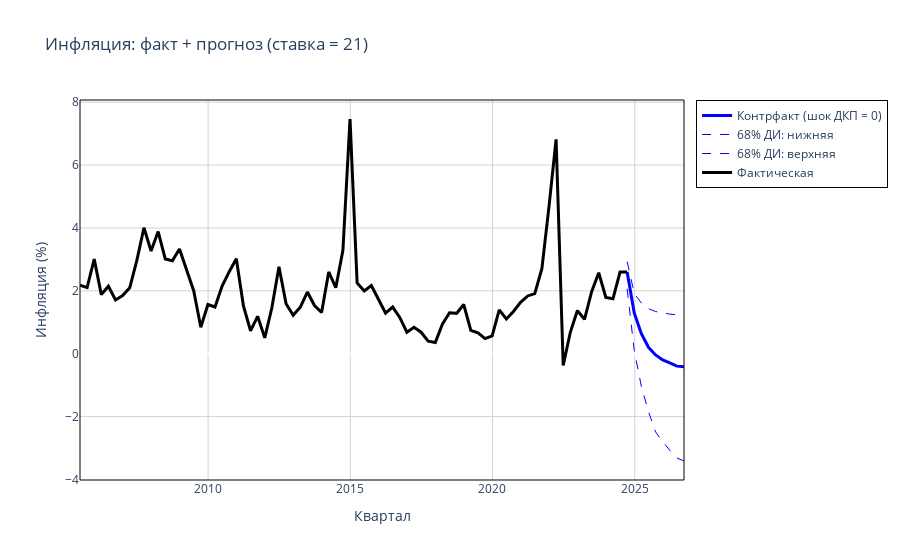

Source (notebook cell):
### Markdown cell above
## 1) Cтавка = 21 с 2025Q1, все шоки = 0, кроме MP

### Code cell
CF_FORECAST = np.zeros((T_FORECAST, N_ITER, N_VARS))  # [86 x 1000 x 4] - основная матрица прогноза
CF_EPS_MP_FORECAST = np.zeros((N_ITER, T_FORECAST))

# Расширим матрицу Xmat экзогенными переменными на прогнозный период: [86 x 10]
X_MAT_FORECAST = np.zeros((T_FORECAST, N_REG))
X_MAT_FORECAST[:T, :] = X_MAT

for i in range(N_ITER):
    # Восстанавливаем коэффициенты VAR
    B_p, B_y, B_i, B_b = unpack_parameters(beta_i=BETA[:, i])
    
    A0inv_full = np.vstack([A0INV_P[i, :], A0INV_Y[i, :], A0INV_I[i, :],  A0INV_B[i, :]])
    
    shocks_as = SHOCKS_AS[i, :]
    shocks_ad = SHOCKS_PRIVATED_AD[i, :]
    shocks_mp = SHOCKS_MP[i, :]
    shocks_fp = SHOCKS_FP[i, :]

    # 1. Историческая часть (t = 1:78)
    Y_temp = np.zeros((T_FORECAST, N_VARS))  
    
    for t in range(T):
        x_t = X_MAT_FORECAST[t, :]
        eps_t = np.vstack([shocks_as[t], shocks_ad[t], shocks_mp[t], shocks_fp[t]])
        
        Y_temp[t, P] = (B_p.T @ x_t + A0inv_full[P, :] @ eps_t).item()
        Y_temp[t, Y] = (B_y.T @ x_t + A0inv_full[Y, :] @ eps_t).item()
        Y_temp[t, I] = (B_i.T @ x_t + A0inv_full[I, :] @ eps_t).item()
        Y_temp[t, B] = (B_b.T @ x_t + A0inv_full[B, :] @ eps_t).item()

        CF_EPS_MP_FORECAST[i, t] = shocks_mp[t].item()
    
    # 2. Прогнозная часть (t = 79:86)
    for t in range(T, T_FORECAST):
        # Лаги: исторические или из прогноза
        lag1 = Y_temp[t-1, :].reshape(-1, 1)
        lag2 = Y_temp[t-2, :].reshape(-1, 1)

        # Формируем строку регрессоров
        X_MAT_FORECAST[t, :4]  = lag1.flatten()  # первые 4 элемента - lag1
        X_MAT_FORECAST[t, 4:8] = lag2.flatten()  # следующие 4 элемента - lag2
        X_MAT_FORECAST[t, 8]   = 1  # константа
        X_MAT_FORECAST[t, 9]   = P_OIL_FORECAST[t - T]  # нефть из прогноза

        x_t = X_MAT_FORECAST[t, :]

        # Вычисляем MP-шок, который даёт ставку = 21
        eps_mp = (I_TARGET_CONDITIONAL - B_i.T @ x_t) / A0inv_full[I, 2]
        eps_t = np.vstack([0, 0, eps_mp, 0])  # Все шоки, кроме MP, равны 0

        # Пересчитываем переменные
        Y_temp[t, P] = (B_p.T @ x_t + A0inv_full[P, :] @ eps_t).item()
        Y_temp[t, Y] = (B_y.T @ x_t + A0inv_full[Y, :] @ eps_t).item()
        Y_temp[t, I] = I_TARGET_CONDITIONAL
        Y_temp[t, B] = (B_b.T @ x_t + A0inv_full[B, :] @ eps_t).item()

        CF_EPS_MP_FORECAST[i, t] = eps_mp.item()

    CF_FORECAST[:, i, :] = Y_temp


p_low, p_median, p_high = analyze_and_plot(CF=CF_FORECAST[:, :, P], title='Инфляция: факт + прогноз (ставка = 21)',
                                           name='Контрфакт (шок ДКП = 0)', file_name='II_УП_1_Инфляция',
                                           last_point=LAST_POINT_FORECAST, quarters=QUARTERS_FORECAST, actual=ACTUAL_P)

### Figure 1 — Plotly figure (JSON) as saved in the notebook; plotly's stock layout.template omitted (floating-point values rounded to 4 significant figures)
{"data": [{"line": {"color": "#0000ff", "width": 3}, "mode": "lines", "name": "Контрфакт (шок ДКП = 0)", "type": "scatter", "x": ["2024-09-25T06:00:00", "2024-12-25T12:00:00", "2025-03-26T18:00:00", "2025-06-26T00:00:00", "2025-09-25T06:00:00", "2025-12-25T12:00:00", "2026-03-26T18:00:00", "2026-06-26T00:00:00", "2026-09-25T06:00:00"], "y": [2.6, 1.294, 0.6365, 0.2045, -0.03818, -0.1961, -0.2921, -0.3949, -0.4157]}, {"line": {"color": "#0000ff", "dash": "dash", "width": 1}, "mode": "lines", "name": "68% ДИ: нижняя", "type": "scatter", "x": ["2024-09-25T06:00:00", "2024-12-25T12:00:00", "2025-03-26T18:00:00", "2025-06-26T00:00:00", "2025-09-25T06:00:00", "2025-12-25T12:00:00", "2026-03-26T18:00:00", "2026-06-26T00:00:00", "2026-09-25T06:00:00"], "y": [2.06, 0.09745, -1.039, -1.84, -2.486, -2.799, -3.071, -3.316, -3.412]}, {"line": {"color": "#0000ff", "dash": "dash", "width": 1}, "mode": "lines", "name": "68% ДИ: верхняя", "type": "scatter", "x": ["2024-09-25T06:00:00", "2024-12-25T12:00:00", "2025-03-26T18:00:00", "2025-06-26T00:00:00", "2025-09-25T06:00:00", "2025-12-25T12:00:00", "2026-03-26T18:00:00", "2026-06-26T00:00:00", "2026-09-25T06:00:00"], "y": [2.933, 1.916, 1.615, 1.434, 1.343, 1.292, 1.26, 1.238, 1.245]}, {"line": {"color": "#000000", "width": 3}, "mode": "lines", "name": "Фактическая", "type": "scatter", "x": ["2005-07-01T00:00:00", "2005-09-30T06:00:00", "2005-12-30T12:00:00", "2006-03-31T18:00:00", "2006-07-01T00:00:00", "2006-09-30T06:00:00", "2006-12-30T12:00:00", "2007-03-31T18:00:00", "2007-07-01T00:00:00", "2007-09-30T06:00:00", "2007-12-30T12:00:00", "2008-03-30T18:00:00", "2008-06-30T00:00:00", "2008-09-29T06:00:00", "2008-12-29T12:00:00", "2009-03-30T18:00:00", "2009-06-30T00:00:00", "2009-09-29T06:00:00", "2009-12-29T12:00:00", "2010-03-30T18:00:00", "2010-06-30T00:00:00", "2010-09-29T06:00:00", "2010-12-29T12:00:00", "2011-03-30T18:00:00", "2011-06-30T00:00:00", "2011-09-29T06:00:00", "2011-12-29T12:00:00", "2012-03-29T18:00:00", "2012-06-29T00:00:00", "2012-09-28T06:00:00", "2012-12-28T12:00:00", "2013-03-29T18:00:00", "2013-06-29T00:00:00", "2013-09-28T06:00:00", "2013-12-28T12:00:00", "2014-03-29T18:00:00", "2014-06-29T00:00:00", "2014-09-28T06:00:00", "2014-12-28T12:00:00", "2015-03-29T18:00:00", "2015-06-29T00:00:00", "2015-09-28T06:00:00", "2015-12-28T12:00:00", "2016-03-28T18:00:00", "2016-06-28T00:00:00", "2016-09-27T06:00:00", "2016-12-27T12:00:00", "2017-03-28T18:00:00", "2017-06-28T00:00:00", "2017-09-27T06:00:00", "2017-12-27T12:00:00", "2018-03-28T18:00:00", "2018-06-28T00:00:00", "2018-09-27T06:00:00", "2018-12-27T12:00:00", "2019-03-28T18:00:00", "2019-06-28T00:00:00", "2019-09-27T06:00:00", "2019-12-27T12:00:00", "2020-03-27T18:00:00", "2020-06-27T00:00:00", "2020-09-26T06:00:00", "2020-12-26T12:00:00", "2021-03-27T18:00:00", "2021-06-27T00:00:00", "2021-09-26T06:00:00", "2021-12-26T12:00:00", "2022-03-27T18:00:00", "2022-06-27T00:00:00", "2022-09-26T06:00:00", "2022-12-26T12:00:00", "2023-03-27T18:00:00", "2023-06-27T00:00:00", "2023-09-26T06:00:00", "2023-12-26T12:00:00", "2024-03-26T18:00:00", "2024-06-26T00:00:00", "2024-09-25T06:00:00", "2024-12-25T12:00:00", "2025-03-26T18:00:00", "2025-06-26T00:00:00", "2025-09-25T06:00:00", "2025-12-25T12:00:00", "2026-03-26T18:00:00", "2026-06-26T00:00:00", "2026-09-25T06:00:00"], "y": [2.181, 2.104, 3.008, 1.881, 2.146, 1.711, 1.85, 2.098, 2.972, 4.008, 3.268, 3.886, 3.017, 2.96, 3.332, 2.695, 2.006, 0.842, 1.566, 1.485, 2.152, 2.611, 3.019, 1.518, 0.7303, 1.191, 0.5048, 1.463, 2.767, 1.588, 1.226, 1.48, 1.962, 1.535, 1.312, 2.601, 2.103, 3.287, 7.466, 2.25, 1.996, 2.168, 1.736, 1.295, 1.485, 1.154, 0.6847, 0.8425, 0.6843, 0.4002, 0.357, 0.9389, 1.303, 1.285, 1.567, 0.7429, 0.6641, 0.4798, 0.5667, 1.395, 1.107, 1.345, 1.635, 1.838, 1.914, 2.708, 4.678, 6.82, -0.3757, 0.6815, 1.373, 1.096, 1.974, 2.576, 1.792, 1.748, 2.598, 2.598]}], "layout": {"legend": {"bordercolor": "#000000", "borderwidth": 1}, "paper_bgcolor": "#ffffff", "plot_bgcolor": "#ffffff", "shapes": [{"line": {"color": "#000000", "width": 1}, "type": "rect", "x0": 0, "x1": 1, "xref": "paper", "y0": 0, "y1": 1, "yref": "paper"}], "showlegend": true, "title": {"text": "Инфляция: факт + прогноз (ставка = 21)"}, "xaxis": {"gridcolor": "#d3d3d3", "gridwidth": 1, "showgrid": true, "title": {"text": "Квартал"}}, "yaxis": {"gridcolor": "#d3d3d3", "gridwidth": 1, "showgrid": true, "title": {"text": "Инфляция (%)"}}}}
